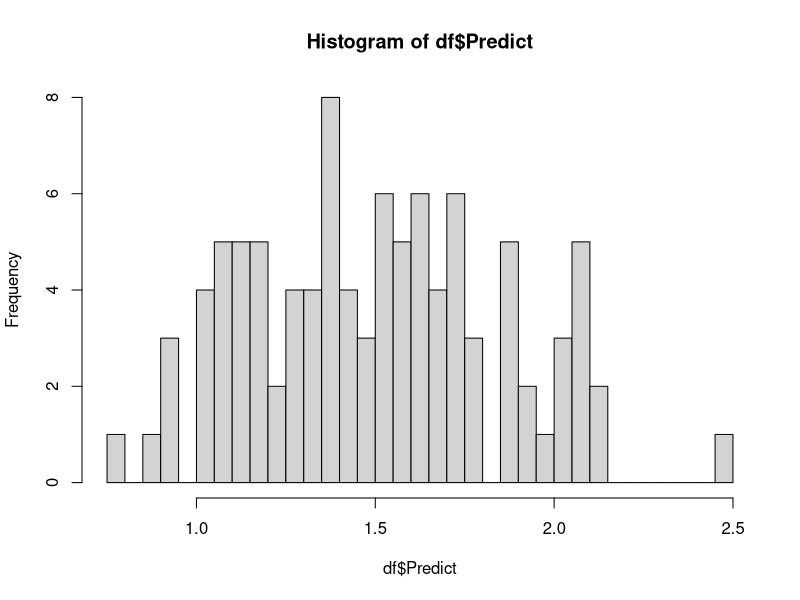

Recreate this plot in R.
## ---- chunk 1
knitr::opts_chunk$set(echo = TRUE)
## ---- chunk 2
setwd("/Users/aldenbutzke/Desktop/Datamining/")
library(readxl)
library(lattice)
library(caret)
rm(list=ls())

df<-read.csv("Loans.csv", header = T)
## ---- chunk 3
df$col<-ifelse(df$Category==1, "red", "blue")

x1L<- mean(df$Liquidity[df$Category==1])

x1P<-mean(df$Profitability[df$Category==1])

x1A<-mean(df$Activity[df$Category==1])

## ---- chunk 4
LiqMeans<-tapply(df$Liquidity, # what column 
                  
                  df$Category, # how to group 
                  
                  mean #function to apply
                  
                  )

ProfMeans<-tapply(df$Profitability, df$Category, mean)

ActMeans<-tapply(df$Activity, df$Category, mean)

Clusterheads<-data.frame(Group=c(1,2), Liquidity=LiqMeans, Profitability=ProfMeans, Activity=ActMeans)

## ---- chunk 5
LDA<-lm(Category~Liquidity+Profitability+Activity, data = df)
sLDA<-summary(LDA)
sLDA
## ---- chunk 6
df$Predict<-4.3071 - 2.8554*df$Liquidity - 0.9880*df$Profitability - 0.2540*df$Activity

PredM<-predict(LDA, newdata = Clusterheads)
Clusterheads$PredM<-PredM
hist(df$Predict, breaks = 50)
## ---- chunk 7
cutoff<-mean(PredM)
cutoff
df$Predict.Final<-ifelse(df$Predict<=cutoff,1,2)
## ---- chunk 8
out<-table(df$Category, df$Predict.Final)
out
confusionMatrix(out)

## ---- chunk 9
new.data<-readxl::read_xlsx("New.Data.xlsx")



new.data$Predict<-4.3071 - 2.8554*new.data$Liquidity - 0.9880*new.data$Profitability - 0.2540*new.data$Activity

new.data$Predict.Final<-ifelse(new.data$Predict<=cutoff,1,2)

new.data

